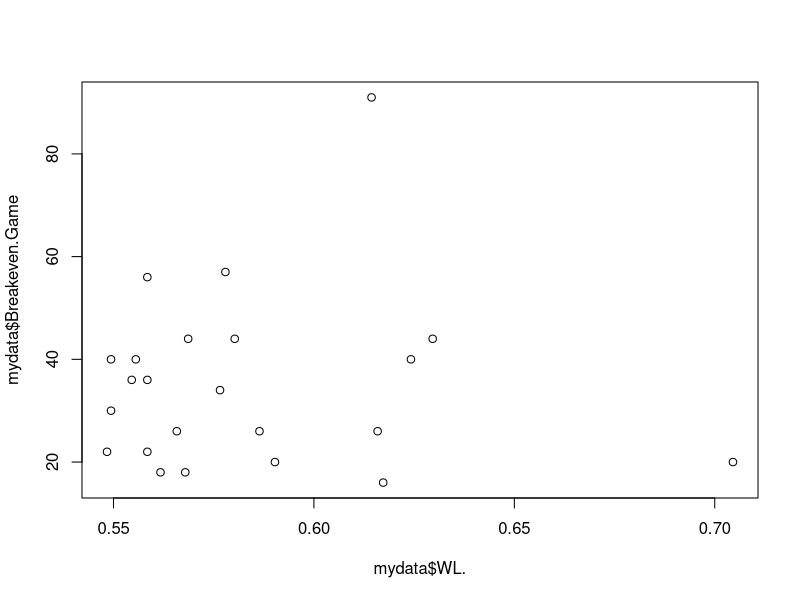
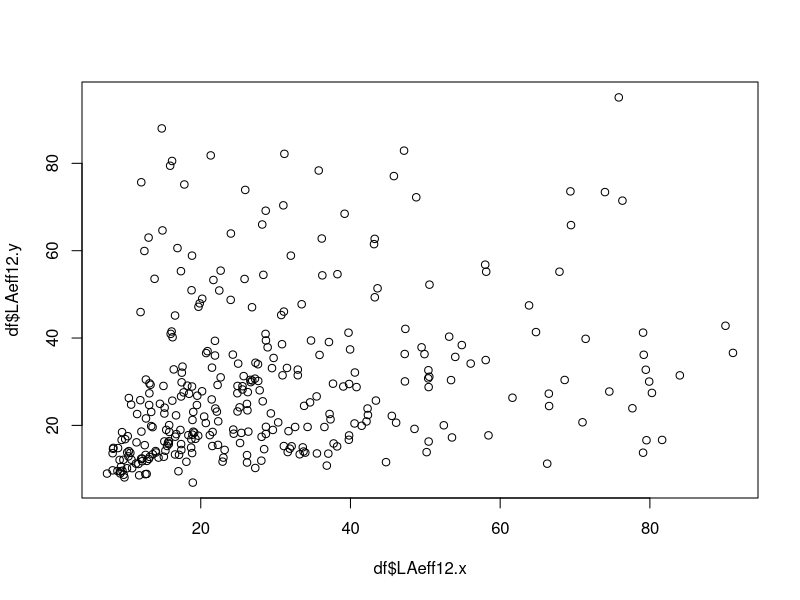
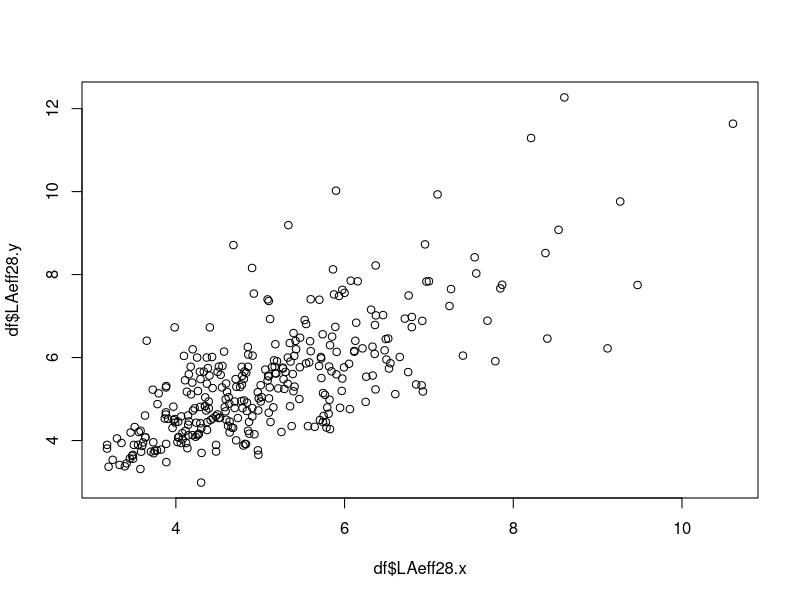
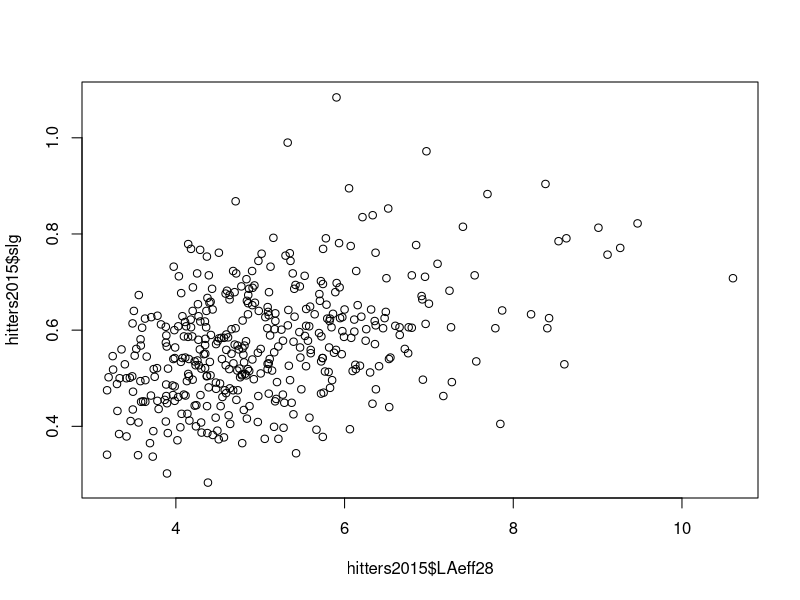
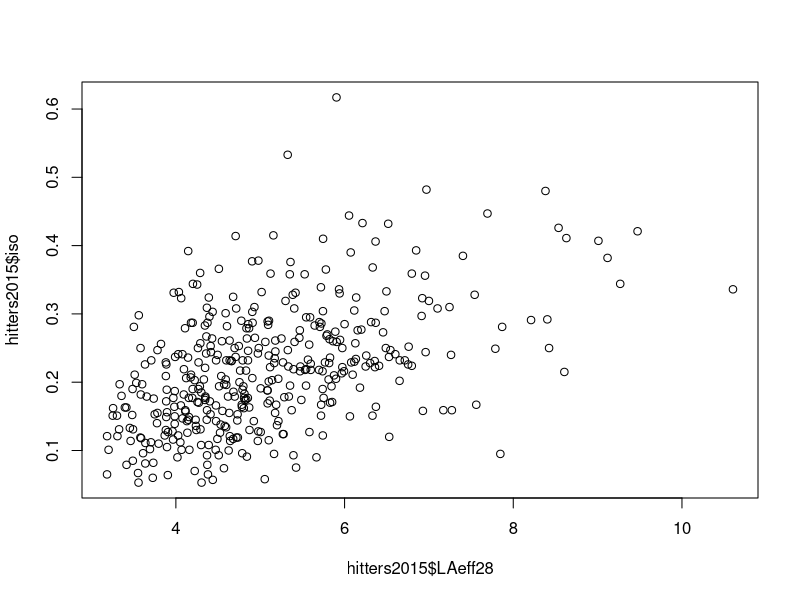
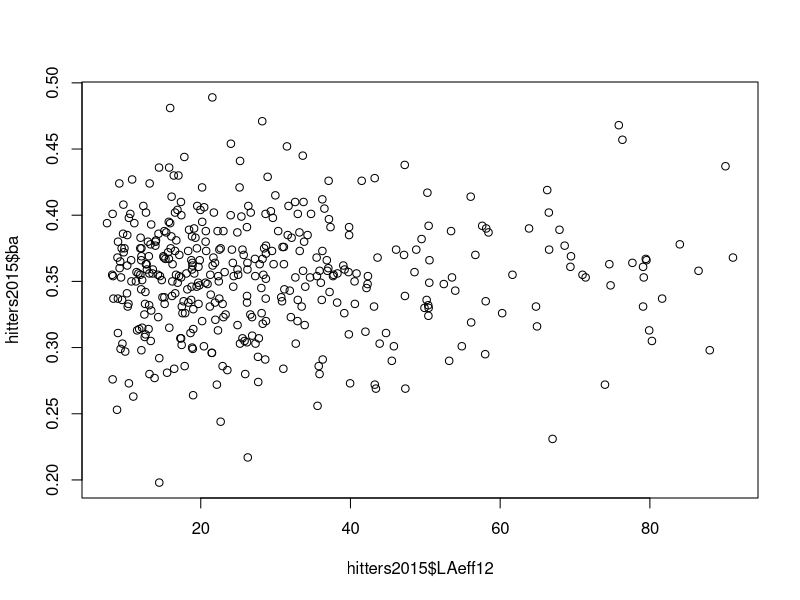
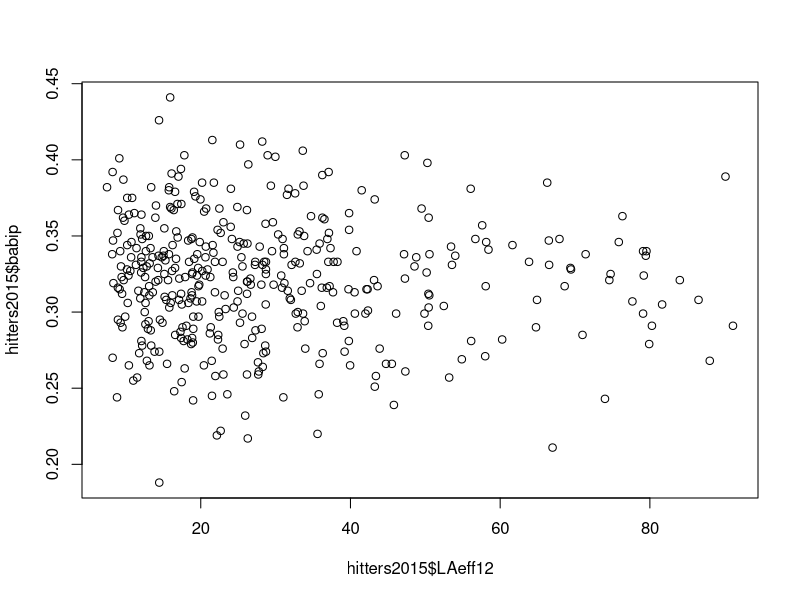
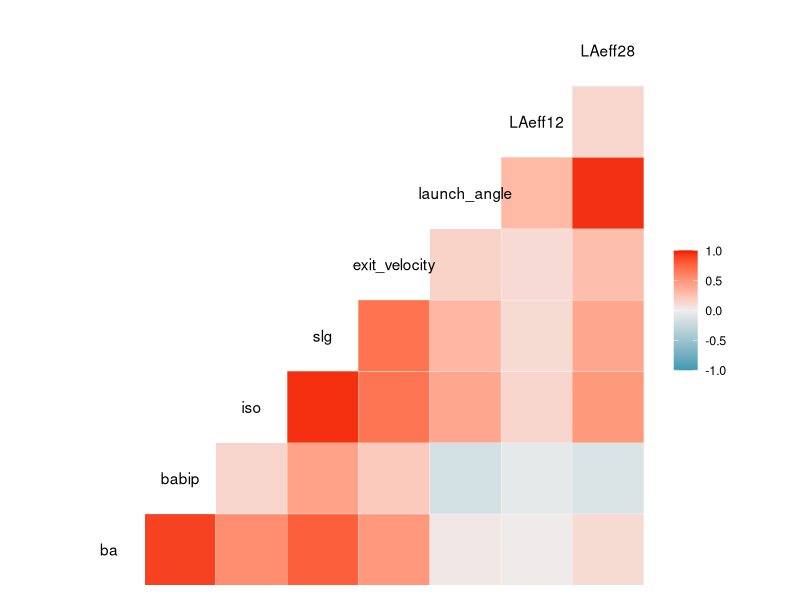

Source code (R) for these figures, in order:


mydata <- read.csv("bbref23teams.csv", header = T)
plot(mydata$WL., mydata$Breakeven.Game)
cor(mydata$WL., mydata$Breakeven.Game)



library(ggplot2)
library(GGally)

# load and check the data
hitters2015 <- read.csv("hitters2015.csv", stringsAsFactors=FALSE)
str(hitters2015)

hitters2016 <- read.csv("hitters2016.csv", stringsAsFactors=FALSE)
str(hitters2016)
#hitters2016$exit_velocity <- as.numeric(hitters2016$exit_velocity)
#hitters2016$launch_angle <- as.numeric(hitters2016$launch_angle)

hitters <- read.csv("hitters2015-2016.csv", stringsAsFactors=FALSE)
str(hitters)

hitters2015$LAeff12 <- hitters2015$exit_velocity/(abs(hitters2015$launch_angle - 12)+1)
hitters2015$LAeff28 <- hitters2015$exit_velocity/(abs(hitters2015$launch_angle - 28)+1)

hitters2016$LAeff12 <- hitters2016$exit_velocity/(abs(hitters2016$launch_angle - 12)+1)
hitters2016$LAeff28 <- hitters2016$exit_velocity/(abs(hitters2016$launch_angle - 28)+1)

hitters$LAeff12 <- hitters$exit_velocity/(abs(hitters$launch_angle - 12)+1)
hitters$LAeff28 <- hitters$exit_velocity/(abs(hitters$launch_angle - 28)+1)

#x.mean <- apply(hitters2015, 2, mean)
#x.sd <- apply(hitters2015, 2, sd)
#hitters2015.std <- t((t(hitters2015)-x.mean)/x.sd) # standardize to have zero mean and unit sd
#apply(hitters2015.std, 2, mean) # check zero mean
#apply(hitters2015.std, 2, sd) # check unit sd

df <- merge(hitters2015, hitters2016, by="player_id")
plot(df$LAeff12.x, df$LAeff12.y, data=df)
plot(df$LAeff28.x, df$LAeff28.y, data=df)

#2015
plot(hitters2015$LAeff28, hitters2015$slg, data=hitters2015)
cor(hitters2015$LAeff28, hitters2015$slg)
plot(hitters2015$LAeff28, hitters2015$iso, data=hitters2015)
cor(hitters2015$LAeff28, hitters2015$iso)
plot(hitters2015$LAeff12, hitters2015$ba, data=hitters2015)
cor(hitters2015$LAeff12, hitters2015$ba)
plot(hitters2015$LAeff12, hitters2015$babip, data=hitters2015)
cor(hitters2015$LAeff12, hitters2015$babip)

ggcorr(hitters2015[,c(6,8,7,9,12:13,22:23)])

#2016
plot(hitters2016$LAeff28, hitters2016$slg, data=hitters2016)
cor(hitters2016$LAeff28, hitters2016$slg)
plot(hitters2016$LAeff28, hitters2016$iso, data=hitters2016)
cor(hitters2016$LAeff28, hitters2016$iso)
plot(hitters2016$LAeff12, hitters2016$ba, data=hitters2016)
cor(hitters2016$LAeff12, hitters2016$ba)
plot(hitters2016$LAeff12, hitters2016$babip, data=hitters2016)
cor(hitters2016$LAeff12, hitters2016$babip)

ggcorr(hitters2016[,c(6,8,7,9,12:13,22:23)])

#total
plot(hitters$LAeff28, hitters$slg, data=hitters)
cor(hitters$LAeff28, hitters$slg)
plot(hitters$LAeff28, hitters$iso, data=hitters)
cor(hitters$LAeff28, hitters$iso)
plot(hitters$LAeff12, hitters$ba, data=hitters)
cor(hitters$LAeff12, hitters$ba)
plot(hitters$LAeff12, hitters$babip, data=hitters)
cor(hitters$LAeff12, hitters$babip)

ggcorr(hitters[,c(6,8,7,9,12:13,22:23)])




